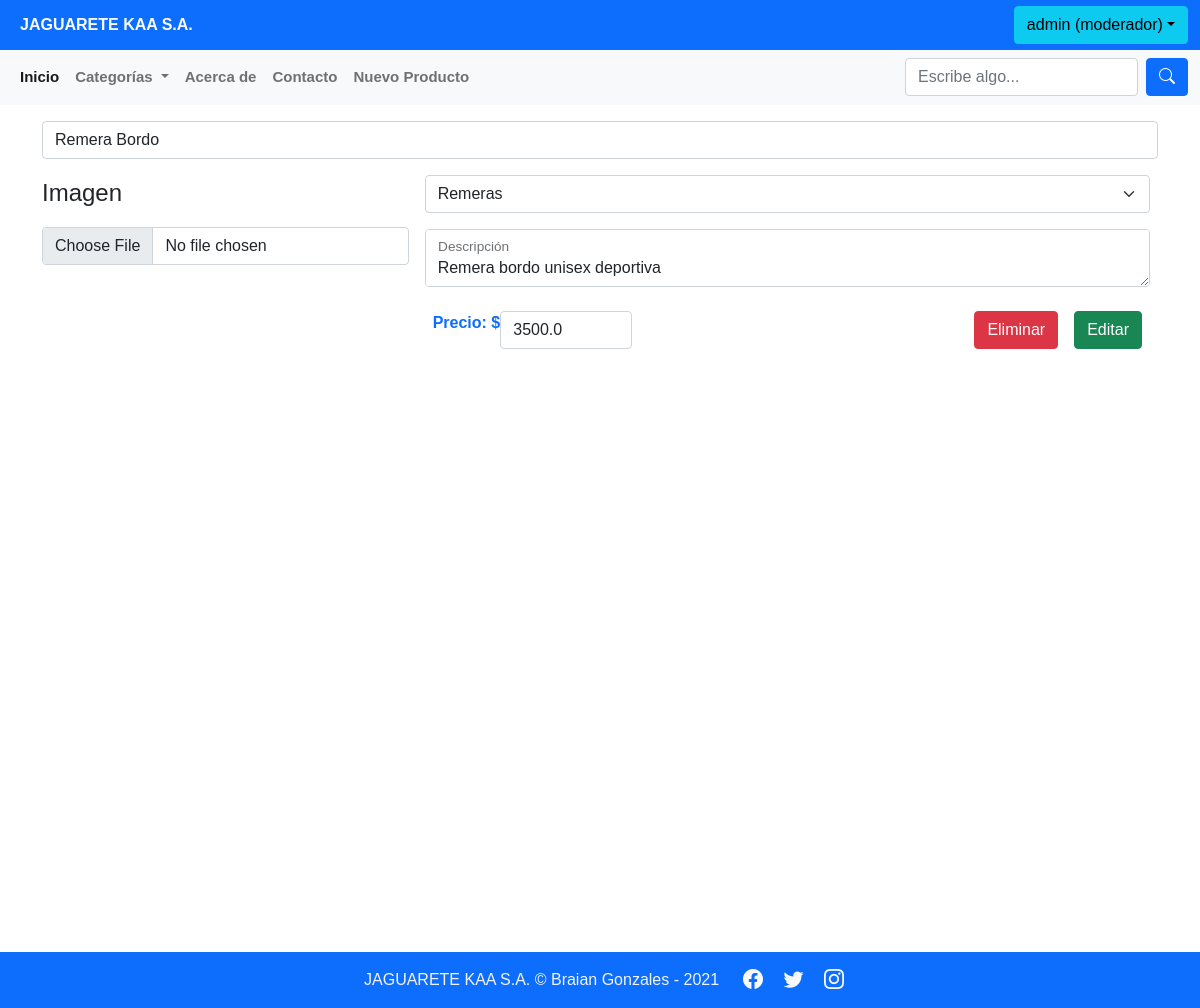
The app's page /editar-producto/15 (signed in) with its own data.
### ecommerce/models.py (models this page shows, shortened)
class Productos(models.Model):
    titulo = models.CharField(max_length=100, verbose_name="Título")
    descripcion = models.TextField(verbose_name="Descripción")
    imagen = models.ImageField(default='null', verbose_name="Imagen", upload_to="productos")
    precio = models.FloatField(verbose_name="Precio")
    publicado = models.BooleanField(verbose_name="¿Publicado?", default=True)
    usuario = models.ForeignKey(User, verbose_name="Usuario", on_delete=models.CASCADE)
    categoria = models.ForeignKey(Categorias, verbose_name="Categorias", on_delete=models.CASCADE, blank=True)
    creado_el = models.DateTimeField(auto_now_add=True, verbose_name="Creado")
    actualizado_el = models.DateTimeField(auto_now=True, verbose_name="Editado")
    class Meta:
        verbose_name = "Producto"
        verbose_name_plural = "Productos"
        ordering = ['-creado_el']

### ecommerce/views.py (the view)
# urls.py: path('editar-producto/<int:id_producto>', views.editar_producto, name="editar_producto"),
def editar_producto(request, id_producto):
    if not request.user.is_authenticated:
        return redirect('inicio')
    else:
        el_producto = get_object_or_404(Productos, id=id_producto)
        if request.method == 'POST':
            user = User.objects.get(username=request.user)
            el_producto.usuario = user
            form_producto = FormProducto(data=request.POST, files=request.FILES, instance=el_producto)
            if form_producto.is_valid():
                form_producto.save()
                messages.success(request, 'Producto editado correctamente!')
                return redirect('inicio')
            else:
                messages.success(request, 'Error al crear el producto!')
                return redirect('nuevo-pruducto')
        else:
            form_producto = FormProducto(instance = el_producto)
            return render(request, 'productos/editar_producto.html',{
                'titulo_pagina': 'Editando Producto',
                'el_producto': el_producto,
                'form_producto': form_producto,
            })

### ecommerce/context_processors.py (called while the page is built)
def get_ecommerce(request):
    ids_categorias_usadas = Productos.objects.filter(publicado=True).values_list('categoria', flat=True)
    categorias = Categorias.objects.filter(id__in=ids_categorias_usadas).values_list('id', 'nombre')
    return {
        'categorias': categorias,
    }

### ecommerce/models.py (called while the page is built)
    def __str__(self):
        return f"{self.nombre}"

### paginas/context_processors.py (called while the page is built)
def get_paginas(request):
    paginas = Pagina.objects.filter(visible=True).order_by('orden').values_list('id', 'titulo', 'slug')
    return {
        'paginas': paginas,
    }

### ecommerce/templates/productos/editar_producto.html (shortened to what this page needs)
{% extends 'layouts/layout.html' %}
{% block contenido %}
    <div class="container mb-5" style="min-height:807px">
            <form enctype="multipart/form-data" action="{% url 'editar_producto' el_producto.id %}" method="post" class="row g-2">
                <div class="container mt-4 d-flex justify-content-center align-items-center">
                    {{form_producto.titulo}}
                </div>
                <div class="col-4">
                    <div>
                        <label for="imagen" class="form-label fs-4 mt-2 mb-3">{{form_producto.imagen.label}}</label>
                        {{form_producto.imagen}}
                    </div>
                </div>
                <div class="col-8 mt-3">
                    <div>
                        <div class="container">
                            {{form_producto.categoria}}
                            <div class="form-floating mt-3">
                                {{form_producto.descripcion}}
                                <label for="floatingTextarea2">{{form_producto.descripcion.label}}</label>
                            </div>
                        </div>
                        <div class="container mt-3 d-flex justify-content-between align-items-center">
                            <div class="container d-flex">
                                <label for="precio" class="form-label m-0">
                                    <div class="fz-1 fw-bold text-primary" id="precio2">{{form_producto.precio.label}}</div>
                                </label>
                                {{form_producto.precio}}
                            </div>
                            <div class="d-flex">
                                <a href="{% url 'eliminar_producto' el_producto.id %}" class="btn btn-danger m-2 fs-6">Eliminar</a>
                                <input type="submit" class="btn btn-success m-2 fs-6" value="Editar"/>
                            </div>
                        </div>
                    </div>
                </div>
            </form>
        </div>
{% endblock contenido %}

### mainapp/templates/layouts/layout.html (shortened to what this page needs)
<!doctype html>
<html lang="es">
    <head>
    <link href="https://cdn.jsdelivr.net/npm/bootstrap@5.0.1/dist/css/bootstrap.min.css" rel="stylesheet">
    <link rel="stylesheet" href="https://cdn.jsdelivr.net/npm/bootstrap-icons@1.5.0/font/bootstrap-icons.css">
    {% load static %}
    <link rel="stylesheet" href="{% static 'css/main.css' %}">
    <link href="/your-path-to-fontawesome/css/fontawesome.css" rel="stylesheet">
    <link href="/your-path-to-fontawesome/css/brands.css" rel="stylesheet">
    <link href="/your-path-to-fontawesome/css/solid.css" rel="stylesheet">
    </head>
    <body>
        <header class="container-fluid bg-primary p-0 sticky-top">
            <div class="container-fluid d-flex justify-content-between align-items-center">
                <div>
                    <a class="navbar-brand d-flex" href="#">
                        <span class="text-light m-2 fs-6 fw-bold">JAGUARETE KAA S.A.</span>
                    </a>
                </div>
                <div class="d-flex justify-content-end" role="" aria-label="Basic example">
                    {% if user.email %}
                        {% if not user.is_staff %}
                            <button type="button" class="btn btn-info dropdown-toggle" data-bs-toggle="dropdown" aria-expanded="false">{{user}}</button>
                            <ul class="dropdown-menu">
                                <li><a class="dropdown-item nav-link text-dark" aria-current="page" href="{% url 'carrito' %}">Carrito</a></li>
                                <li><hr class="dropdown-divider"></li>
                                <li><a class="dropdown-item nav-link text-dark" aria-current="page" href="{% url 'cerrar_sesion' %}">Cerrar Sesión</a></li>
                            </ul>
                        {% else %}
                            <button type="button" class="btn btn-info dropdown-toggle" data-bs-toggle="dropdown" aria-expanded="false">{{user}} (moderador)</button>
                        {% endif %}
                    {% endif %}
                </div>
            </div>
            <nav class="navbar navbar-expand-lg navbar-light bg-light" id="menu">
                <div class="container-fluid d-flex justify-content-end">
                    <div class="collapse navbar-collapse" id="navbarSupportedContent">
                        <ul class="navbar-nav me-auto mb-2 mb-lg-0">
                            <li class="nav-item">
                                <a class="nav-link active" aria-current="page" href="{% url 'index' %}">Inicio</a>
                            </li>
                            <li class="nav-item dropdown">
                                <a class="nav-link dropdown-toggle" href="#" id="navbarDropdown" role="button" data-bs-toggle="dropdown" aria-expanded="false">
                                    Categorías
                                </a>
                            </li>
                            <li class="nav-item">
                                <a class="nav-link" href="{% url 'acerca_de' %}">Acerca de</a>
                            </li>
                            <li class="nav-item">
                                <a class="nav-link" href="mailto:braian.gonzales77@gmail.com">Contacto</a>
                            </li>
                            {% if user.is_staff %}
                                <li class="nav-item">
                                    <a class="nav-link" href="{% url 'nuevo_producto' %}">Nuevo Producto</a>
                                </li>
                            {% endif %}
                        </ul>
                        <form method="POST" action="" class="d-flex">
                            <input class="form-control me-2" type="search" placeholder="Escribe algo..." aria-label="buscar">
                            <a href="{% url 'busqueda' 0 %}" class="btn btn-primary btn-primary-outline-success" type="button"><i class="bi bi-search"></i></a>
                        </form>
                    </div>
                </div>
            </nav>
        </header>
        {% block contenido %}{% endblock contenido %}
        <footer class="w-100 d-flex align-items-center justify-content-center flex-wrap bg-primary">
            <p class="fs-6 px-3 pt-3">JAGUARETE KAA S.A. &copy; Braian Gonzales - {% now "Y" %}</p>
            <div id="iconos">
                <a href="#"><i class="bi bi-facebook text-light"></i></a>
                <a href="#"><i class="bi bi-twitter text-light"></i></a>
                <a href="#"><i class="bi bi-instagram text-light"></i></a>
            </div>
        </footer>
    </body>
</html>

### mainapp/static/css/main.css (style rules this page uses)
body { font-family: 'Montserrat', sans-serif; overflow-x: hidden; }
#menu li > a { font-size: 15px; font-weight: bold; }
footer { min-height: 50px; }
footer p { color: #f3f3f3; text-align: center; }
#iconos i { font-size: 20px; padding: 0 8px; }

### records on screen
Productos: titulo "Remera Bordo", categoria "Remeras", descripcion "Remera bordo unisex deportiva", precio "3500.0"

### other values on screen
{{ user }} "admin"
